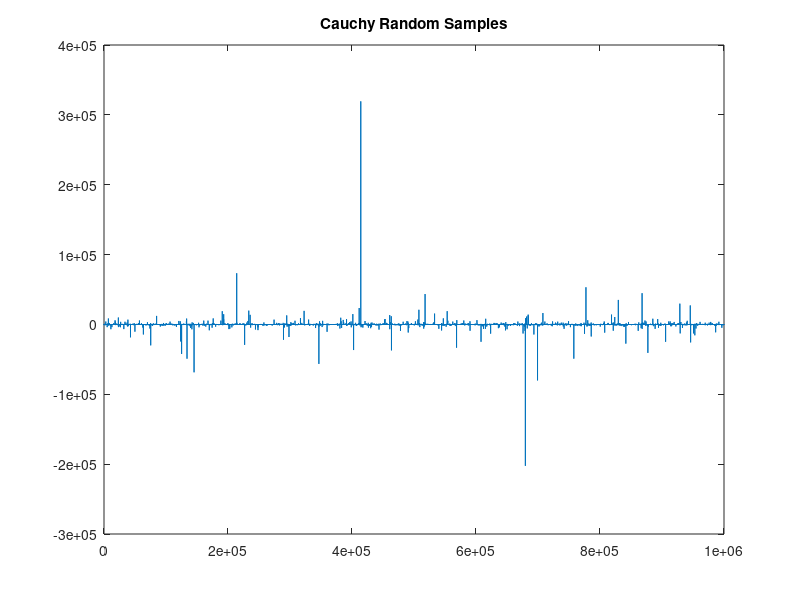

Reproduce this figure in MATLAB.
%1
N = 1e6;
nsamples = randn(1,N);
csamples = trnd(1,1,N);
tfsamples = trnd(5,1,N);
ttsamples = trnd(10,1,N);
tfsamples = tfsamples/sqrt(var(tfsamples));
ttsamples = ttsamples/sqrt(var(ttsamples));
ngt4 = length(find(abs(nsamples)>4))/N;
cgt4 = length(find(abs(csamples)>4))/N;
tfgt4 = length(find(abs(tfsamples)>4))/N;
ttgt4 = length(find(abs(ttsamples)>4))/N;
figure;
plot(1:1:N, csamples);
title("Cauchy Random Samples");
